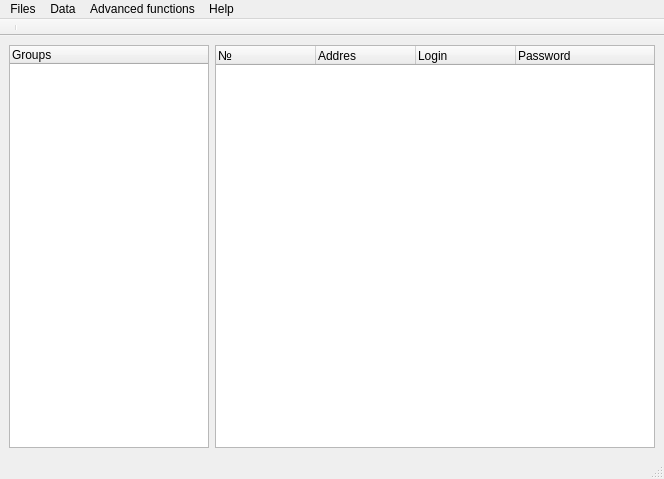
<?xml version="1.0" encoding="UTF-8"?>
<ui version="4.0">
 <class>MainWindow</class>
 <widget class="QMainWindow" name="MainWindow">
  <property name="geometry">
   <rect>
    <x>0</x>
    <y>0</y>
    <width>664</width>
    <height>479</height>
   </rect>
  </property>
  <property name="sizePolicy">
   <sizepolicy hsizetype="Fixed" vsizetype="Fixed">
    <horstretch>0</horstretch>
    <verstretch>0</verstretch>
   </sizepolicy>
  </property>
  <property name="minimumSize">
   <size>
    <width>0</width>
    <height>0</height>
   </size>
  </property>
  <property name="maximumSize">
   <size>
    <width>16777215</width>
    <height>16777215</height>
   </size>
  </property>
  <property name="windowTitle">
   <string>Password Manager</string>
  </property>
  <property name="windowIcon">
   <iconset>
    <normaloff>:/Title_icon/main.png</normaloff>:/Title_icon/main.png</iconset>
  </property>
  <property name="locale">
   <locale language="English" country="UnitedStates"/>
  </property>
  <widget class="QWidget" name="centralwidget">
   <layout class="QHBoxLayout" name="horizontalLayout">
    <item>
     <widget class="QTreeWidget" name="GroupView">
      <property name="maximumSize">
       <size>
        <width>200</width>
        <height>16777215</height>
       </size>
      </property>
      <property name="cursor" stdset="0">
       <cursorShape>PointingHandCursor</cursorShape>
      </property>
      <property name="contextMenuPolicy">
       <enum>Qt::ActionsContextMenu</enum>
      </property>
      <property name="styleSheet">
       <string notr="true"/>
      </property>
      <column>
       <property name="text">
        <string>Groups</string>
       </property>
      </column>
     </widget>
    </item>
    <item>
     <widget class="QTreeWidget" name="DataView">
      <property name="contextMenuPolicy">
       <enum>Qt::ActionsContextMenu</enum>
      </property>
      <column>
       <property name="text">
        <string>№</string>
       </property>
       <property name="font">
        <font>
         <pointsize>10</pointsize>
         <kerning>false</kerning>
        </font>
       </property>
      </column>
      <column>
       <property name="text">
        <string>Addres</string>
       </property>
      </column>
      <column>
       <property name="text">
        <string>Login</string>
       </property>
      </column>
      <column>
       <property name="text">
        <string>Password</string>
       </property>
      </column>
     </widget>
    </item>
   </layout>
  </widget>
  <widget class="QMenuBar" name="menubar">
   <property name="geometry">
    <rect>
     <x>0</x>
     <y>0</y>
     <width>664</width>
     <height>25</height>
    </rect>
   </property>
   <widget class="QMenu" name="menuFiles">
    <property name="title">
     <string>Files</string>
    </property>
    <widget class="QMenu" name="menuWindow_blocking">
     <property name="title">
      <string>Window blocking</string>
     </property>
     <property name="icon">
      <iconset>
       <normaloff>:/Main_menu_icons/block.png</normaloff>:/Main_menu_icons/block.png</iconset>
     </property>
     <addaction name="actionBlock_this_window"/>
    </widget>
    <addaction name="actionCreate_database"/>
    <addaction name="actionOpen_database"/>
    <addaction name="actionSave_database"/>
    <addaction name="actionSave_database_as"/>
    <addaction name="actionClose_database"/>
    <addaction name="separator"/>
    <addaction name="separator"/>
    <addaction name="menuWindow_blocking"/>
    <addaction name="separator"/>
    <addaction name="actionExit"/>
   </widget>
   <widget class="QMenu" name="menuData">
    <property name="title">
     <string>Data</string>
    </property>
    <addaction name="actionAdd_data_to_base"/>
    <addaction name="actionView_Edit_data_on_base"/>
    <addaction name="actionDelete_data"/>
    <addaction name="actionCopy_login_to_clipboard"/>
    <addaction name="actionCopy_password_to_clipboard"/>
    <addaction name="actionSearch_in_database"/>
   </widget>
   <widget class="QMenu" name="menuAdvanced_functions">
    <property name="title">
     <string>Advanced functions</string>
    </property>
    <addaction name="actionPassword_genrator"/>
    <addaction name="actionSettings"/>
   </widget>
   <widget class="QMenu" name="menuHelp">
    <property name="title">
     <string>Help</string>
    </property>
    <addaction name="actionAbout"/>
   </widget>
   <addaction name="menuFiles"/>
   <addaction name="menuData"/>
   <addaction name="menuAdvanced_functions"/>
   <addaction name="menuHelp"/>
  </widget>
  <widget class="QToolBar" name="toolBar">
   <property name="windowTitle">
    <string>toolBar</string>
   </property>
   <property name="movable">
    <bool>false</bool>
   </property>
   <attribute name="toolBarArea">
    <enum>TopToolBarArea</enum>
   </attribute>
   <attribute name="toolBarBreak">
    <bool>false</bool>
   </attribute>
  </widget>
  <widget class="QStatusBar" name="statusBar"/>
  <widget class="QToolBar" name="toolBar_2">
   <property name="windowTitle">
    <string>toolBar_2</string>
   </property>
   <property name="movable">
    <bool>false</bool>
   </property>
   <attribute name="toolBarArea">
    <enum>TopToolBarArea</enum>
   </attribute>
   <attribute name="toolBarBreak">
    <bool>false</bool>
   </attribute>
   <addaction name="separator"/>
  </widget>
  <action name="actionCreate_database">
   <property name="icon">
    <iconset>
     <normaloff>:/Main_menu_icons/create.png</normaloff>:/Main_menu_icons/create.png</iconset>
   </property>
   <property name="text">
    <string>Create database</string>
   </property>
   <property name="shortcut">
    <string>Ctrl+N</string>
   </property>
  </action>
  <action name="actionOpen_database">
   <property name="icon">
    <iconset>
     <normaloff>:/Main_menu_icons/open.png</normaloff>:/Main_menu_icons/open.png</iconset>
   </property>
   <property name="text">
    <string>Open database</string>
   </property>
   <property name="shortcut">
    <string>Ctrl+O</string>
   </property>
  </action>
  <action name="actionSave_database">
   <property name="icon">
    <iconset>
     <normaloff>:/Main_menu_icons/save.png</normaloff>:/Main_menu_icons/save.png</iconset>
   </property>
   <property name="text">
    <string>Save database</string>
   </property>
   <property name="shortcut">
    <string>Ctrl+S</string>
   </property>
  </action>
  <action name="actionSave_database_as">
   <property name="icon">
    <iconset>
     <normaloff>:/Main_menu_icons/save_as.png</normaloff>:/Main_menu_icons/save_as.png</iconset>
   </property>
   <property name="text">
    <string>Save database as</string>
   </property>
   <property name="shortcut">
    <string>Ctrl+Shift+S</string>
   </property>
  </action>
  <action name="actionClose_database">
   <property name="icon">
    <iconset>
     <normaloff>:/Main_menu_icons/close.png</normaloff>:/Main_menu_icons/close.png</iconset>
   </property>
   <property name="text">
    <string>Close database</string>
   </property>
   <property name="shortcut">
    <string>Ctrl+X</string>
   </property>
  </action>
  <action name="actionChange_master_password">
   <property name="text">
    <string>Change master-password</string>
   </property>
   <property name="shortcut">
    <string>Ctrl+M</string>
   </property>
  </action>
  <action name="actionChange_key_file">
   <property name="text">
    <string>Change key file</string>
   </property>
   <property name="shortcut">
    <string>Ctrl+K</string>
   </property>
  </action>
  <action name="actionBlock_this_window">
   <property name="text">
    <string>Block this window</string>
   </property>
   <property name="shortcut">
    <string>Ctrl+B</string>
   </property>
  </action>
  <action name="actionSet_master_password_for_blocking">
   <property name="text">
    <string>Change master password for blocking</string>
   </property>
   <property name="shortcut">
    <string>Ctrl+Shift+B</string>
   </property>
  </action>
  <action name="actionExit">
   <property name="icon">
    <iconset>
     <normaloff>:/Main_menu_icons/exit.png</normaloff>:/Main_menu_icons/exit.png</iconset>
   </property>
   <property name="text">
    <string>Exit</string>
   </property>
   <property name="shortcut">
    <string>Ctrl+E</string>
   </property>
  </action>
  <action name="actionAdd_data_to_base">
   <property name="icon">
    <iconset>
     <normaloff>:/Main_menu_icons/plus.png</normaloff>:/Main_menu_icons/plus.png</iconset>
   </property>
   <property name="text">
    <string>Add data to base</string>
   </property>
   <property name="shortcut">
    <string>Ctrl++</string>
   </property>
  </action>
  <action name="actionView_Edit_data_on_base">
   <property name="icon">
    <iconset>
     <normaloff>:/Main_menu_icons/edit.png</normaloff>:/Main_menu_icons/edit.png</iconset>
   </property>
   <property name="text">
    <string>View/Edit data on base</string>
   </property>
   <property name="shortcut">
    <string>Ctrl+R</string>
   </property>
  </action>
  <action name="actionDelete_data">
   <property name="icon">
    <iconset>
     <normaloff>:/Main_menu_icons/del.png</normaloff>:/Main_menu_icons/del.png</iconset>
   </property>
   <property name="text">
    <string>Delete data</string>
   </property>
   <property name="shortcut">
    <string>Ctrl+Backspace</string>
   </property>
  </action>
  <action name="actionCopy_login_to_clipboard">
   <property name="icon">
    <iconset>
     <normaloff>:/Main_menu_icons/copy_login.png</normaloff>:/Main_menu_icons/copy_login.png</iconset>
   </property>
   <property name="text">
    <string>Copy login to clipboard</string>
   </property>
   <property name="shortcut">
    <string>Ctrl+Shift+L</string>
   </property>
  </action>
  <action name="actionCopy_password_to_clipboard">
   <property name="icon">
    <iconset>
     <normaloff>:/Main_menu_icons/copy_password.png</normaloff>:/Main_menu_icons/copy_password.png</iconset>
   </property>
   <property name="text">
    <string>Copy password to clipboard</string>
   </property>
   <property name="shortcut">
    <string>Ctrl+Shift+P</string>
   </property>
  </action>
  <action name="actionSearch_in_database">
   <property name="icon">
    <iconset>
     <normaloff>:/Main_menu_icons/find.png</normaloff>:/Main_menu_icons/find.png</iconset>
   </property>
   <property name="text">
    <string>Search in database</string>
   </property>
   <property name="shortcut">
    <string>Ctrl+F</string>
   </property>
  </action>
  <action name="actionPassword_genrator">
   <property name="icon">
    <iconset>
     <normaloff>:/Main_menu_icons/generator.png</normaloff>:/Main_menu_icons/generator.png</iconset>
   </property>
   <property name="text">
    <string>Password genrator</string>
   </property>
  </action>
  <action name="actionSettings">
   <property name="icon">
    <iconset>
     <normaloff>:/Main_menu_icons/settings.png</normaloff>:/Main_menu_icons/settings.png</iconset>
   </property>
   <property name="text">
    <string>Settings</string>
   </property>
   <property name="shortcut">
    <string/>
   </property>
  </action>
  <action name="actionAbout">
   <property name="icon">
    <iconset>
     <normaloff>:/Main_menu_icons/about.png</normaloff>:/Main_menu_icons/about.png</iconset>
   </property>
   <property name="text">
    <string>About</string>
   </property>
  </action>
  <action name="actionChange_master_pwd">
   <property name="text">
    <string>Change master-password</string>
   </property>
  </action>
 </widget>
 <resources/>
 <connections/>
</ui>
